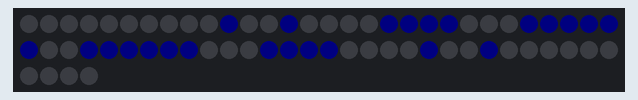
Recording of a sketch running on a simulated Arduino Uno, built with avr-gcc and run on an emulated ATmega328P. On the bench: 64 RGB LEDs in strip order, left to right, continuing on the next row. Dim RGB values are drawn brighter than linear; random numbers use the default seed unless the sketch sets one.

Above: at 0.11 s.
At 17.43 s:
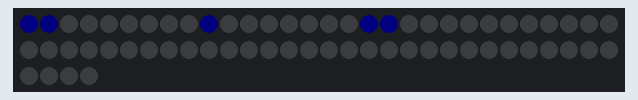
At 29.43 s:
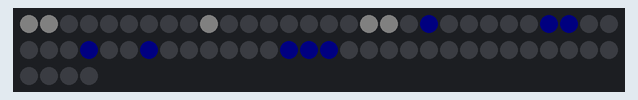
At 35.47 s:
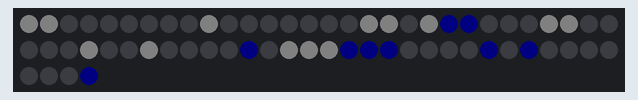

The sketch:

Lightning_8_Frame_Animation.ino
```cpp
#include <Adafruit_NeoPixel.h>
#include "frames.h"
Adafruit_NeoPixel beard (64, 6);
int x = 0;

int colors[4][3] {
  {0, 0, 0},
  {0, 0, 255},
  {255, 255, 255},
  {255, 255, 0}
};

void setup() {
  beard.begin();
  beard.clear();
  beard.setBrightness(5);
}

void loop() {
  for (int i = 0; i <= beard.numPixels(); i++) {
    int whichColor = animation[x][i];
    int r = colors[whichColor][0];
    int g = colors[whichColor][1];
    int b = colors[whichColor][2];
    beard.setPixelColor(i, r, g, b);
  }
  beard.show();
  delay(25);
  x = (x + 1) % 8;
  if (x == 0) {
    delay(random (50, 500));
  }
}
```

Source omitted: frames.h (data table, 1393 bytes)
